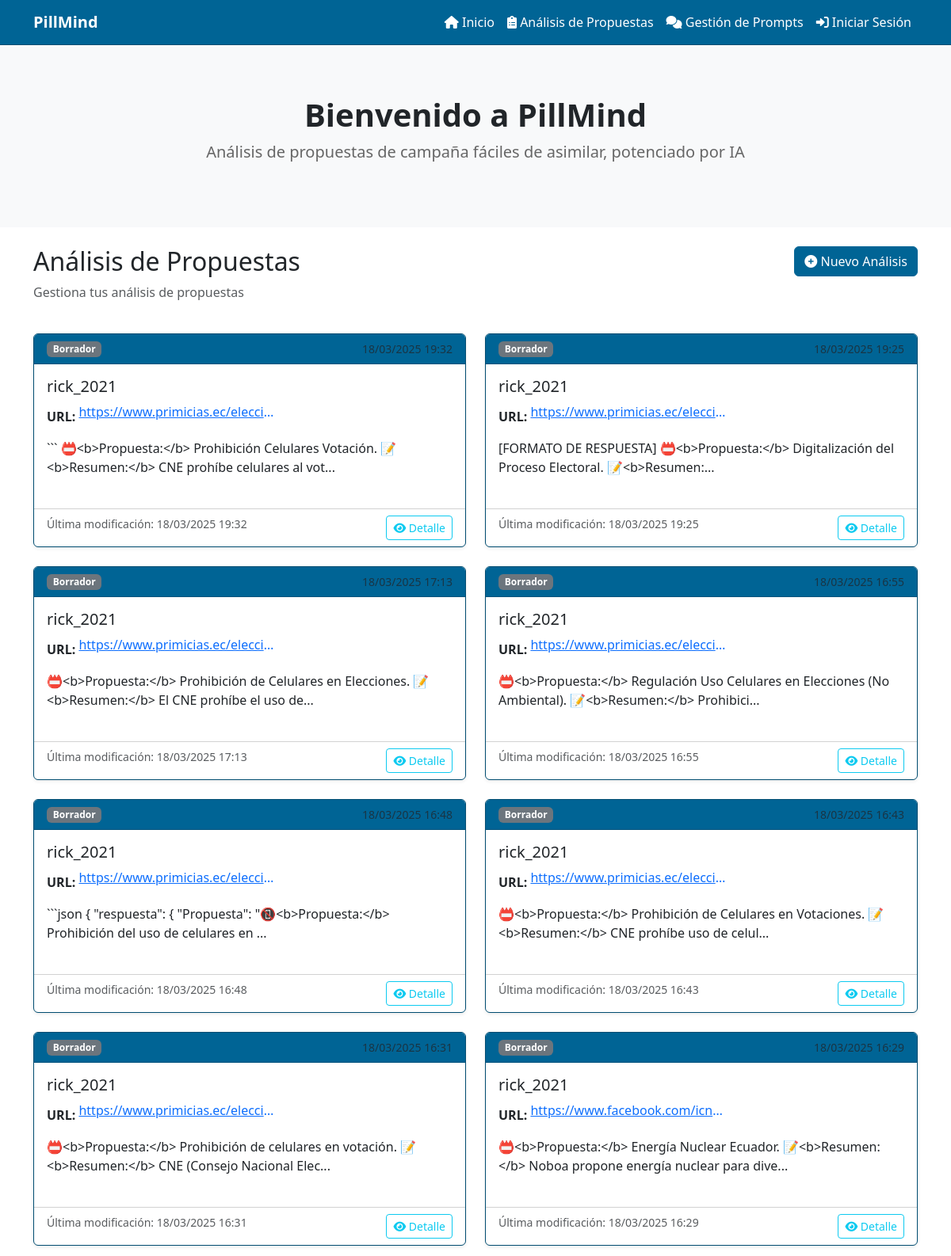
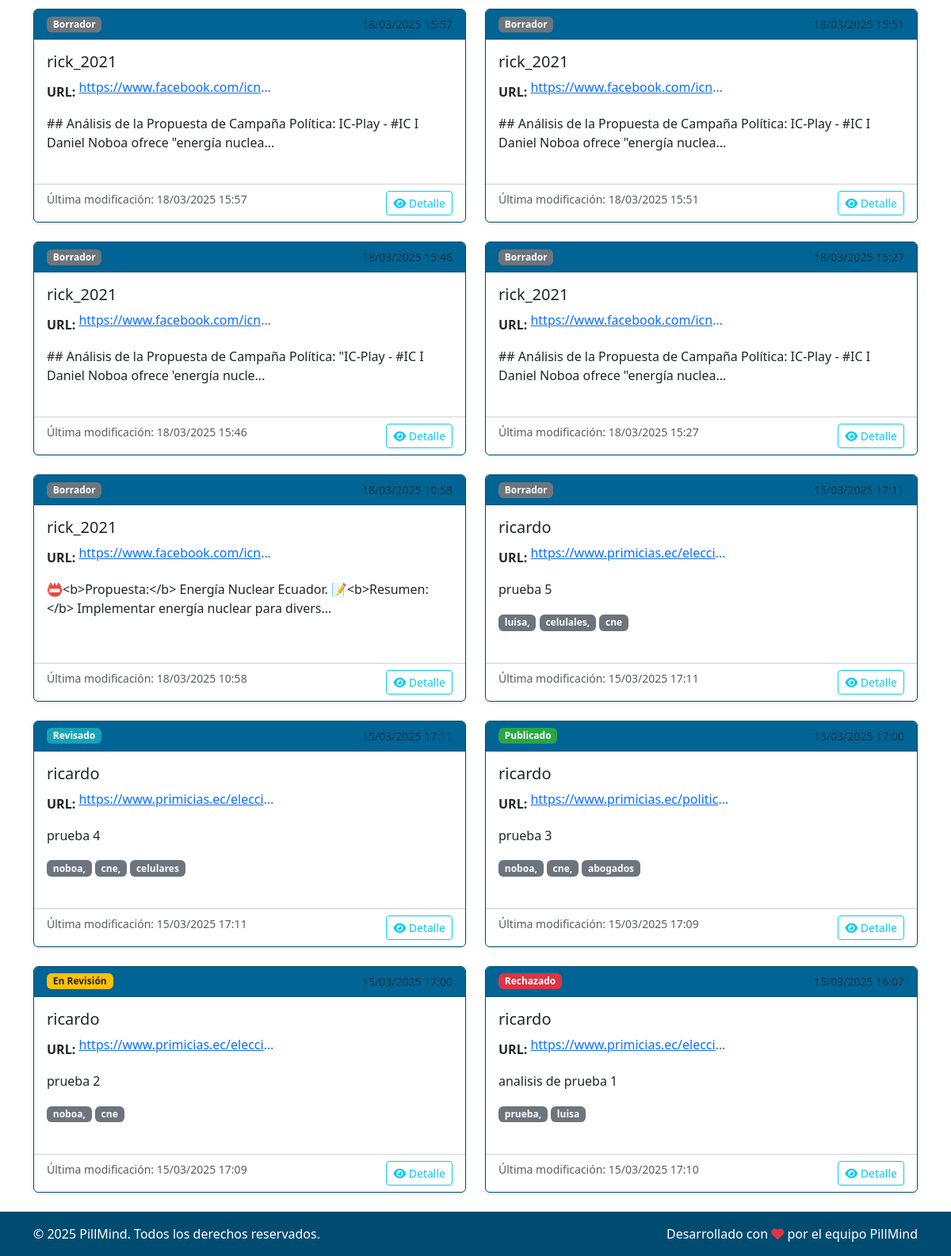
/propuestas/, run on the app's committed database (2 pictures, top to bottom).
### webapp/models/analisis_propuesta.py (models this page shows, shortened)
class AnalisisPropuesta(SoftDeleteModel):
    class Estado(models.TextChoices):
        BORRADOR = 'BORRADOR', _('Borrador')
        PUBLICADO = 'PUBLICADO', _('Publicado')
        REVISADO = 'REVISADO', _('Revisado')
        EN_REVISION = 'EN_REVISION', _('En Revisión')
        RECHAZADO = 'RECHAZADO', _('Rechazado')
    usuario = models.ForeignKey(
        settings.AUTH_USER_MODEL,
        on_delete=models.SET_NULL,
        related_name='analisis_propuestas',
        verbose_name=_('Usuario'),
        null=True,
        blank=True
    )
    nombre_usuario = models.CharField(
        max_length=150,
        verbose_name=_('Nombre de Usuario'),
        blank=True,
        null=True,
        help_text=_('Nombre de usuario que creó el análisis')
    )
    email_usuario = models.EmailField(
        verbose_name=_('Email del Usuario'),
        blank=True,
        null=True,
        help_text=_('Email del usuario que creó el análisis')
    )
    url_propuesta = models.URLField(
        max_length=500,
        verbose_name=_('URL de Propuesta'),
        blank=True,
        null=True
    )
    titulo = models.CharField(
        max_length=255,
        verbose_name=_('Título de la Propuesta'),
        help_text=_('Nombre o título descriptivo de la propuesta'),
        null=True,
        blank=True  # Opcional para propuestas existentes
    )
    contenido = models.TextField(
        verbose_name=_('Contenido del Análisis'),
        help_text=_('Descripción detallada del análisis de la propuesta')
    )
    prompts_utilizados = models.JSONField(
        verbose_name=_('Prompts Utilizados (JSON)'),
        blank=True,
        null=True,
        help_text=_('Registro de prompts utilizados en el análisis (formato JSON)')
    )
    prompts = models.ManyToManyField(
        'Prompt',
        blank=True,
        related_name='analisis_propuestas',
        verbose_name=_('Prompts Utilizados')
    )
    fecha_analisis = models.DateTimeField(
        auto_now_add=True,
        verbose_name=_('Fecha de Análisis')
    )
    estado = models.CharField(
        max_length=20,
        choices=Estado.choices,
        default=Estado.BORRADOR,
        verbose_name=_('Estado')
    )
    fecha_ultima_modificacion = models.DateTimeField(
        auto_now=True,
        verbose_name=_('Última Modificación')
    )
    palabras_clave = models.CharField(
        max_length=255,
        blank=True,
        null=True,
        verbose_name=_('Palabras Clave')
    )
    def get_resumen(self, longitud=100):
        return self.contenido[:longitud] + '...' if len(self.contenido) > longitud else self.contenido
    class Meta:
        verbose_name = _('Análisis de Propuesta')
        verbose_name_plural = _('Análisis de Propuestas')
        ordering = ['-fecha_analisis']
        indexes = [
            models.Index(fields=['usuario', 'fecha_analisis']),
            models.Index(fields=['estado'])
        ]

### webapp/models/user.py (models this page shows, shortened)
class CustomUser(AbstractUser, SoftDeleteModel):
    GENDER_CHOICES = [
        ('M', 'Masculino'),
        ('F', 'Femenino'),
        ('O', 'Otro')
    ]
    phone_regex = RegexValidator(
        regex=r'^\+?1?\d{9,15}$',
        message="Número de teléfono debe estar en formato: '+999999999'"
    )
    email = models.EmailField(_('email address'), unique=True)
    phone_number = models.CharField(
        validators=[phone_regex],
        max_length=17,
        blank=True,
        null=True
    )
    gender = models.CharField(
        max_length=1,
        choices=GENDER_CHOICES,
        blank=True
    )
    birth_date = models.DateField(null=True, blank=True)
    is_active = models.BooleanField(default=True)
    created_at = models.DateTimeField(auto_now_add=True)
    updated_at = models.DateTimeField(auto_now=True)
    class Meta:
        verbose_name = 'Usuario'
        verbose_name_plural = 'Usuarios'
        ordering = ['-created_at']

### webapp/views/analisis_propuesta_views.py (the view)
# urls.py: path('propuestas/', AnalisisPropuestaListView.as_view(), name='analisis_propuesta_list'),
class AnalisisPropuestaListView(ListView):  # Not LoginRequiredMixin - allows all users to view list
    model = AnalisisPropuesta
    template_name = 'propuestas/lista_analisis.html'
    context_object_name = 'analisis_propuestas'
    def get_queryset(self):
        return AnalisisPropuesta.objects.all()

### webapp/models/soft_delete.py (called while the page is built)
    def get_queryset(self):
        return SoftDeleteQuerySet(self.model, using=self._db).filter(
            deleted_on__isnull=True
        )

### webapp/templates/propuestas/lista_analisis.html (shortened to what this page needs)
{% extends "base.html" %}
{% load i18n %}
{% block content %}
<div class="container mt-4">
    <div class="row mb-4">
        <div class="col-md-8">
            <h2>{% trans "Análisis de Propuestas" %}</h2>
            <p class="text-muted">{% trans "Gestiona tus análisis de propuestas" %}</p>
        </div>
        <div class="col-md-4 text-end">
            <a href="{% url 'analisis_propuesta_create' %}" class="btn btn-primary">
                <i class="fas fa-plus-circle"></i> {% trans "Nuevo Análisis" %}
            </a>
        </div>
    </div>
    {% if analisis_propuestas %}
        <div class="row">
            {% for analisis in analisis_propuestas %}
                <div class="col-md-6 mb-4">
                    <div class="card h-100">
                        <div class="card-header d-flex justify-content-between align-items-center">
                            <span class="badge bg-{{ analisis.estado|lower }}">
                                {{ analisis.get_estado_display }}
                            </span>
                            <small class="text-muted">{{ analisis.fecha_analisis|date:"d/m/Y H:i" }}</small>
                        </div>
                        <div class="card-body">
                            <h5 class="card-title">
                                {% if analisis.usuario %}
                                    {{ analisis.usuario.username }}
                                {% else %}
                                    {{ analisis.nombre_usuario|default:"Usuario eliminado" }}
                                {% endif %}
                            </h5>
                            {% if analisis.url_propuesta %}
                                <p class="card-text">
                                    <strong>{% trans "URL:" %}</strong>
                                    <a href="{{ analisis.url_propuesta }}" target="_blank" class="text-truncate d-inline-block" style="max-width: 250px;">
                                        {{ analisis.url_propuesta }}
                                    </a>
                                </p>
                            {% endif %}
                            <p class="card-text">{{ analisis.get_resumen }}</p>
                            {% if analisis.palabras_clave %}
                                <div class="mt-2">
                                    {% for palabra in analisis.palabras_clave.split|slice:":5" %}
                                        <span class="badge bg-secondary">{{ palabra }}</span>
                                    {% endfor %}
                                </div>
                            {% endif %}
                        </div>
                        <div class="card-footer bg-transparent">
                            <div class="d-flex justify-content-between">
                                <small class="text-muted">
                                    {% trans "Última modificación:" %} {{ analisis.fecha_ultima_modificacion|date:"d/m/Y H:i" }}
                                </small>
                                <div>
                                    <a href="{% url 'analisis_propuesta_detail' analisis.id %}" class="btn btn-sm btn-outline-info">
                                        <i class="fas fa-eye"></i> {% trans "Detalle" %}
                                    </a>
                                </div>
                            </div>
                        </div>
                    </div>
                </div>
            {% endfor %}
        </div>
    {% else %}
        <div class="alert alert-info">
            <i class="fas fa-info-circle"></i> {% trans "No hay análisis de propuestas disponibles." %}
            <a href="{% url 'analisis_propuesta_create' %}" class="alert-link">{% trans "Crear uno nuevo" %}</a>.
        </div>
    {% endif %}
</div>
{% endblock %}

### webapp/static/styles.css (style rules this page uses)
.btn-primary { background-color: #006495; border-color: #006495; }
.card { box-shadow: 0 0.125rem 0.25rem rgba(0, 0, 0, 0.075); margin-bottom: 1.5rem; border-color: #004c70; }
.card-header { font-weight: 500; background-color: #006495; color: #ffffff; }

### webapp/templates/propuestas/lista_analisis.html (style rules this page uses)
.bg-borrador { background-color: #6c757d; }
.bg-publicado { background-color: #28a745; }
.bg-revisado { background-color: #17a2b8; }
.bg-en_revision { background-color: #ffc107; color: #212529; }
.bg-rechazado { background-color: #dc3545; }

### data on the page
AnalisisPropuesta: estado "Borrador", fecha_analisis "18/03/2025 19:32", nombre_usuario "rick_2021", url_propuesta "https://www.primicias.ec/elecci…", get_resumen "``` 📛<b>Propuesta:</b> Prohibición Celulares Votación. 📝<b>Resumen:</b> CNE prohíbe celulares al vot...", fecha_ultima_modificacion "18/03/2025 19:32"
AnalisisPropuesta: estado "Borrador", fecha_analisis "18/03/2025 19:25", nombre_usuario "rick_2021", url_propuesta "https://www.primicias.ec/elecci…", get_resumen "[FORMATO DE RESPUESTA] 📛<b>Propuesta:</b> Digitalización del Proceso Electoral. 📝<b>Resumen:...", fecha_ultima_modificacion "18/03/2025 19:25"
AnalisisPropuesta: estado "Borrador", fecha_analisis "18/03/2025 17:13", nombre_usuario "rick_2021", url_propuesta "https://www.primicias.ec/elecci…", get_resumen "📛<b>Propuesta:</b> Prohibición de Celulares en Elecciones. 📝<b>Resumen:</b> El CNE prohíbe el uso de...", fecha_ultima_modificacion "18/03/2025 17:13"
AnalisisPropuesta: estado "Borrador", fecha_analisis "18/03/2025 16:55", nombre_usuario "rick_2021", url_propuesta "https://www.primicias.ec/elecci…", get_resumen "📛<b>Propuesta:</b> Regulación Uso Celulares en Elecciones (No Ambiental). 📝<b>Resumen:</b> Prohibici...", fecha_ultima_modificacion "18/03/2025 16:55"
AnalisisPropuesta: estado "Borrador", fecha_analisis "18/03/2025 16:48", nombre_usuario "rick_2021", url_propuesta "https://www.primicias.ec/elecci…", get_resumen "```json { \"respuesta\": { \"Propuesta\": \"📵<b>Propuesta:</b> Prohibición del uso de celulares en ...", fecha_ultima_modificacion "18/03/2025 16:48"
AnalisisPropuesta: estado "Borrador", fecha_analisis "18/03/2025 16:43", nombre_usuario "rick_2021", url_propuesta "https://www.primicias.ec/elecci…", get_resumen "📛<b>Propuesta:</b> Prohibición de Celulares en Votaciones. 📝<b>Resumen:</b> CNE prohíbe uso de celul...", fecha_ultima_modificacion "18/03/2025 16:43"
AnalisisPropuesta: estado "Borrador", fecha_analisis "18/03/2025 16:31", nombre_usuario "rick_2021", url_propuesta "https://www.primicias.ec/elecci…", get_resumen "📛<b>Propuesta:</b> Prohibición de celulares en votación. 📝<b>Resumen:</b> CNE (Consejo Nacional Elec...", fecha_ultima_modificacion "18/03/2025 16:31"
AnalisisPropuesta: estado "Borrador", fecha_analisis "18/03/2025 16:29", nombre_usuario "rick_2021", url_propuesta "https://www.facebook.com/icn…", get_resumen "📛<b>Propuesta:</b> Energía Nuclear Ecuador. 📝<b>Resumen:</b> Noboa propone energía nuclear para dive...", fecha_ultima_modificacion "18/03/2025 16:29"
AnalisisPropuesta: estado "Borrador", fecha_analisis "18/03/2025 15:57", nombre_usuario "rick_2021", url_propuesta "https://www.facebook.com/icn…", get_resumen "## Análisis de la Propuesta de Campaña Política: IC-Play - #IC I Daniel Noboa ofrece \"energía nuclea...", fecha_ultima_modificacion "18/03/2025 15:57"
AnalisisPropuesta: estado "Borrador", fecha_analisis "18/03/2025 15:51", nombre_usuario "rick_2021", url_propuesta "https://www.facebook.com/icn…", get_resumen "## Análisis de la Propuesta de Campaña Política: IC-Play - #IC I Daniel Noboa ofrece \"energía nuclea...", fecha_ultima_modificacion "18/03/2025 15:51"
AnalisisPropuesta: estado "Borrador", fecha_analisis "18/03/2025 15:46", nombre_usuario "rick_2021", url_propuesta "https://www.facebook.com/icn…", get_resumen "## Análisis de la Propuesta de Campaña Política: \"IC-Play - #IC I Daniel Noboa ofrece 'energía nucle...", fecha_ultima_modificacion "18/03/2025 15:46"
AnalisisPropuesta: estado "Borrador", fecha_analisis "18/03/2025 15:27", nombre_usuario "rick_2021", url_propuesta "https://www.facebook.com/icn…", get_resumen "## Análisis de la Propuesta de Campaña Política: IC-Play - #IC I Daniel Noboa ofrece \"energía nuclea...", fecha_ultima_modificacion "18/03/2025 15:27"
AnalisisPropuesta: estado "Borrador", fecha_analisis "18/03/2025 10:58", nombre_usuario "rick_2021", url_propuesta "https://www.facebook.com/icn…", get_resumen "📛<b>Propuesta:</b> Energía Nuclear Ecuador. 📝<b>Resumen:</b> Implementar energía nuclear para divers...", fecha_ultima_modificacion "18/03/2025 10:58"
AnalisisPropuesta: estado "Borrador", fecha_analisis "15/03/2025 17:11", usuario.username "ricardo", url_propuesta "https://www.primicias.ec/elecci…", get_resumen "prueba 5", split "luisa," "celulales," "cne", fecha_ultima_modificacion "15/03/2025 17:11"
AnalisisPropuesta: estado "Revisado", fecha_analisis "15/03/2025 17:11", usuario.username "ricardo", url_propuesta "https://www.primicias.ec/elecci…", get_resumen "prueba 4", split "noboa," "cne," "celulares", fecha_ultima_modificacion "15/03/2025 17:11"
AnalisisPropuesta: estado "Publicado", fecha_analisis "15/03/2025 17:00", usuario.username "ricardo", url_propuesta "https://www.primicias.ec/politic…", get_resumen "prueba 3", split "noboa," "cne," "abogados", fecha_ultima_modificacion "15/03/2025 17:09"
AnalisisPropuesta: estado "En Revisión", fecha_analisis "15/03/2025 17:00", usuario.username "ricardo", url_propuesta "https://www.primicias.ec/elecci…", get_resumen "prueba 2", split "noboa," "cne", fecha_ultima_modificacion "15/03/2025 17:09"
AnalisisPropuesta: estado "Rechazado", fecha_analisis "15/03/2025 16:07", usuario.username "ricardo", url_propuesta "https://www.primicias.ec/elecci…", get_resumen "analisis de prueba 1", split "prueba," "luisa", fecha_ultima_modificacion "15/03/2025 17:10"
